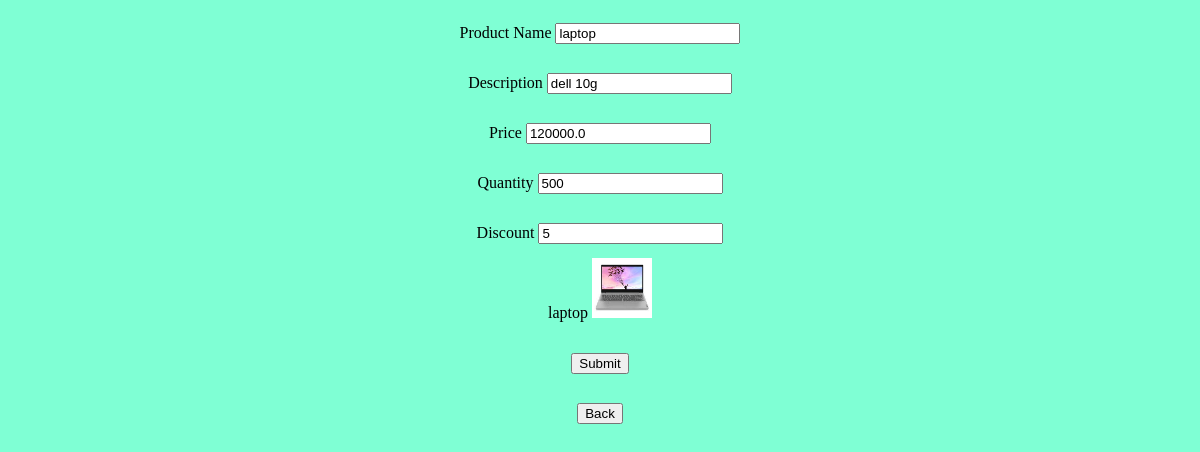
/sellerapp/editproduct/38, run on an earlier commit of the app's database.
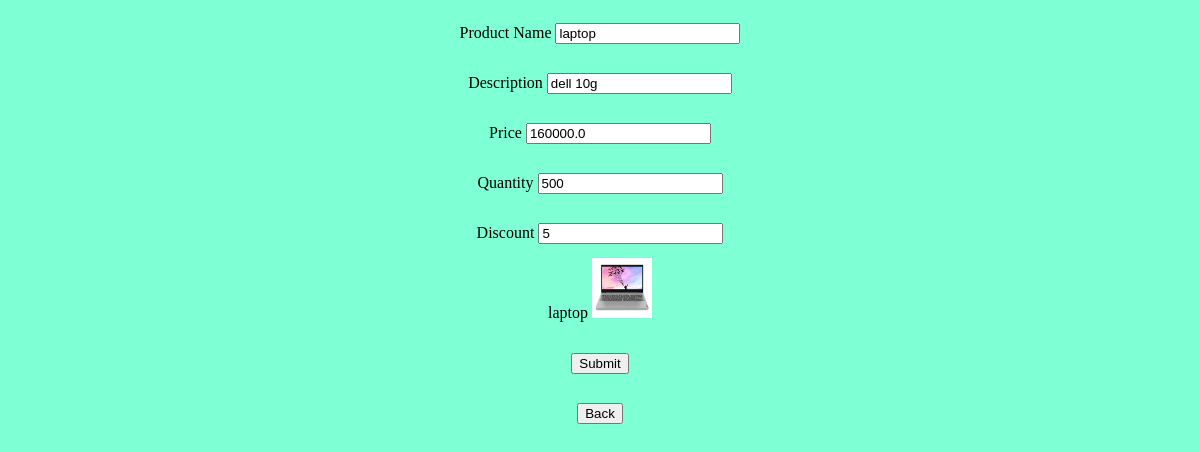
And on a later commit of the database.
### sellerapp/models.py (models this page shows, shortened)
class Product(models.Model):
    seller = models.ForeignKey(Seller,on_delete=models.CASCADE)  # Foreignkey
    product_name = models.CharField(max_length=50)
    product_description = models.TextField()
    price = models.FloatField()
    quantity = models.IntegerField(default=0)
    discount = models.IntegerField()
    image = models.FileField(upload_to='manageproduct',default='avatar.png')
    discounted_price = models.FloatField(blank=True,null=True)
    first_name = models.CharField(max_length=50)

### sellerapp/views.py (the view, shortened to what this page needs)
# urls.py: path('editproduct/<int:pid>',views.editproduct,name='editproduct'),
def editproduct(request, pid):
    productobj = Product.objects.get(id=pid)
    return render(request, 'editproduct.html', {'pobj': productobj})

### sellerapp/templates/editproduct.html (shortened to what this page needs)
{% load static %}
<!DOCTYPE html>
<html lang="en">
<head>
</head>
<body>
    <div class="col-md-6">
        <form method="post" enctype="multipart/form-data">
            <div class="form-group">
                <label class="control-label">Product Name</label>
                <input name="product_name" type="text" class="form-control" value="{{pobj.product_name}}">
            </div>
            <div class="form-group">
                <label class="control-label">Description</label>
                <input name="description" type="text" class="form-control" value="{{pobj.product_description}}">
            </div>
            <div class="form-group">
                <label class="control-label">Price</label>
                <input name="PRICE" type="text" class="form-control" value="{{pobj.price}}">
            </div>
            <div class="form-group">
                <label class="control-label">Quantity</label>
                <input name="available_quantity" type="text" class="form-control" value="{{pobj.quantity}}">
            </div>
            <div class="form-group">
                <label class="control-label">Discount</label>
                <input name="percentage_discount" type="text" class="form-control" value="{{pobj.discount}}">
            </div>
            <div class="form-group">
                <label class="control-label">{{pobj.product_name}}</label>
                <img src="{{pobj.image.url}}" alt="Image of {{pobj.product_name}}" height="60"
                        width="60">
                    <div class="form-group">
                        <input type="submit" class="btn btn-info" value="Submit">
                    </div>
                    <div class="form-group">
                        <a href="{% url 'manageproduct' %}"><input type="button" class="btn btn-info" value="Back"></a>
                    </div>
        </form>
    </div>
</body>
</html>

What changed in the data, as far as the page shows it:
changed Product "laptop": PRICE "120000.0" → "160000.0"
